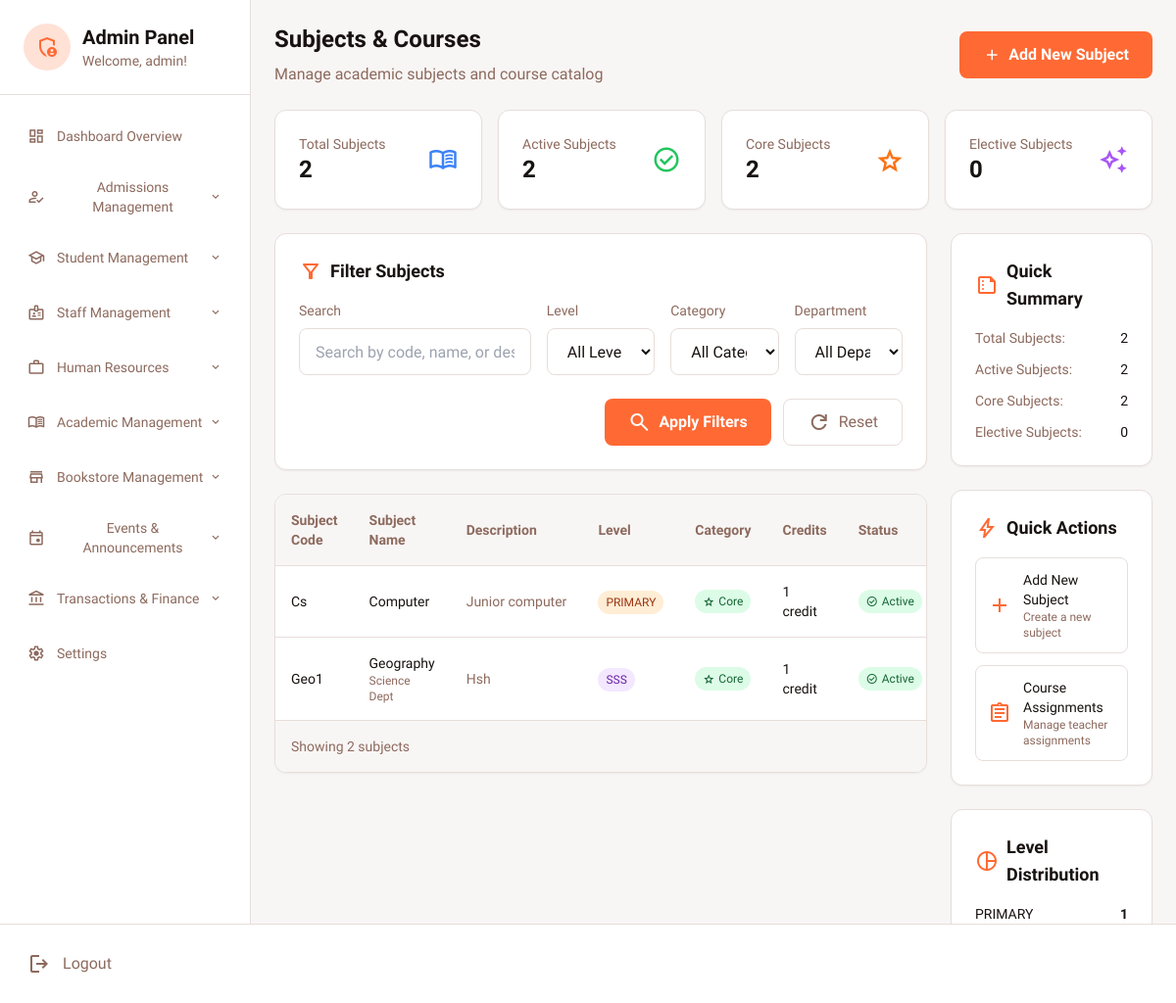
The app's page /admin_dashboard.php?page=subjects (signed in) with its own data.
### tables this page shows
CREATE TABLE `subjects` (
  `id` int(11) NOT NULL,
  `subject_code` varchar(20) NOT NULL,
  `subject_name` varchar(100) NOT NULL,
  `description` text DEFAULT NULL,
  `category` enum('core','elective','extra_curricular') DEFAULT 'core',
  `level` enum('primary','jss','sss') DEFAULT NULL,
  `department` enum('science','art','commercial') DEFAULT NULL,
  `credits` int(11) DEFAULT 1,
  `status` enum('active','inactive') DEFAULT 'active',
  `created_at` timestamp NOT NULL DEFAULT current_timestamp()
);

### subjects_content.php (the view, shortened to what the rows shown need)
<?php
$db = getDBConnection();
$search = isset($_GET['search']) ? sanitize($_GET['search']) : '';
$level_filter = isset($_GET['level']) ? $_GET['level'] : '';
$category_filter = isset($_GET['category']) ? $_GET['category'] : '';
$department_filter = isset($_GET['department']) ? $_GET['department'] : '';
$query = "SELECT * FROM subjects WHERE 1=1";
$params = [];
$query .= " ORDER BY level, category, subject_name";
$stmt = $db->prepare($query);
$stmt->execute($params);
$subjects = $stmt->fetchAll();
?>
<div class="mb-6">
    <div class="flex flex-col lg:flex-row lg:items-center lg:justify-between">
        <div>
            <h1 class="text-2xl font-bold text-[#181210] mb-2">Subjects & Courses</h1>
        </div>
    </div>
</div>
<div class="grid grid-cols-1 lg:grid-cols-4 gap-6">
    <div class="lg:col-span-3">
        <section class="bg-white rounded-xl shadow-sm border border-[#e7deda] overflow-hidden">
            <?php if (empty($subjects)): ?>
                <div class="p-8 text-center text-[#8d6a5e]">
                    <span class="material-symbols-outlined text-4xl mb-2">menu_book</span>
                    <p class="text-lg font-medium">No subjects found</p>
                    <p class="text-sm mt-1"><?php echo !empty($search) || !empty($level_filter) || !empty($category_filter) || !empty($department_filter) ? 'Try adjusting your filters' : 'Get started by adding your first subject'; ?></p>
                    <?php if (empty($search) && empty($level_filter) && empty($category_filter) && empty($department_filter)): ?>
                        <button onclick="openCreateSubjectModal()" class="mt-4 inline-flex items-center h-12 px-6 rounded-lg bg-[#ff6933] text-white font-bold hover:bg-[#ff6933]/90 transition-colors">
                            <span class="material-symbols-outlined mr-2">add</span>
                            Add First Subject
                        </button>
                    <?php endif; ?>
                </div>
            <?php else: ?>
                <div class="overflow-x-auto">
                    <table class="w-full text-left">
                        <thead class="bg-[#f8f6f5] border-b border-[#e7deda]">
                            <tr>
                                <th class="p-4 text-sm font-semibold text-[#8d6a5e]">Subject Code</th>
                                <th class="p-4 text-sm font-semibold text-[#8d6a5e]">Subject Name</th>
                                <th class="p-4 text-sm font-semibold text-[#8d6a5e] hidden lg:table-cell">Description</th>
                                <th class="p-4 text-sm font-semibold text-[#8d6a5e]">Level</th>
                                <th class="p-4 text-sm font-semibold text-[#8d6a5e]">Category</th>
                                <th class="p-4 text-sm font-semibold text-[#8d6a5e] hidden md:table-cell">Credits</th>
                                <th class="p-4 text-sm font-semibold text-[#8d6a5e]">Status</th>
                            </tr>
                        </thead>
                        <tbody class="divide-y divide-[#e7deda]">
                            <?php foreach ($subjects as $subject): ?>
                            <tr class="hover:bg-[#f8f6f5] transition-colors">
                                <td class="p-4">
                                    <p class="text-sm font-medium text-[#181210]"><?php echo htmlspecialchars($subject['subject_code']); ?></p>
                                </td>
                                <td class="p-4">
                                    <p class="text-sm font-medium text-[#181210]"><?php echo htmlspecialchars($subject['subject_name']); ?></p>
                                    <?php if ($subject['department']): ?>
                                        <p class="text-xs text-[#8d6a5e]"><?php echo ucfirst($subject['department']); ?> Dept</p>
                                    <?php endif; ?>
                                </td>
                                <td class="p-4 hidden lg:table-cell">
                                    <p class="text-sm text-[#8d6a5e] truncate max-w-xs"><?php echo htmlspecialchars($subject['description'] ?: 'No description'); ?></p>
                                </td>
                                <td class="p-4">
                                    <span class="inline-flex items-center px-2 py-1 rounded-full text-xs font-medium
                                        <?php echo $subject['level'] === 'primary' ? 'bg-orange-100 text-orange-800' :
                                               ($subject['level'] === 'jss' ? 'bg-blue-100 text-blue-800' : 'bg-purple-100 text-purple-800'); ?>">
                                        <?php echo strtoupper($subject['level']); ?>
                                    </span>
                                </td>
                                <td class="p-4">
                                    <span class="inline-flex items-center px-2 py-1 rounded-full text-xs font-medium
                                        <?php echo $subject['category'] === 'core' ? 'bg-green-100 text-green-800' :
                                               ($subject['category'] === 'elective' ? 'bg-yellow-100 text-yellow-800' : 'bg-pink-100 text-pink-800'); ?>">
                                        <span class="material-symbols-outlined text-xs mr-1">
                                        </span>
                                        <?php echo ucfirst(str_replace('_', ' ', $subject['category'])); ?>
                                    </span>
                                </td>
                                <td class="p-4 hidden md:table-cell">
                                    <p class="text-sm text-[#181210] font-medium"><?php echo $subject['credits']; ?> credit<?php echo $subject['credits'] !== 1 ? 's' : ''; ?></p>
                                </td>
                                <td class="p-4">
                                    <form method="POST" class="inline">
                                        <button type="submit" name="toggle_status"
                                                class="inline-flex items-center px-2 py-1 rounded-full text-xs font-medium
                                                    <?php echo $subject['status'] === 'active' ? 'bg-green-100 text-green-800 hover:bg-green-200' : 'bg-red-100 text-red-800 hover:bg-red-200'; ?>
                                                    transition-colors cursor-pointer">
                                            <span class="material-symbols-outlined text-xs mr-1">
                                            </span>
                                            <?php echo ucfirst($subject['status']); ?>
                                        </button>
                                    </form>
                                </td>
                            </tr>
                            <?php endforeach; ?>
                        </tbody>
                    </table>
                </div>
            <?php endif; ?>
        </section>
    </div>
</div>

### records on screen
subjects: subject_code "Cs", subject_name "Computer", description "Junior computer", level "PRIMARY", category "Core", credits "1", status "Active"
subjects: subject_code "Geo1", subject_name "Geography", department "Science", description "Hsh", level "SSS", category "Core", credits "1", status "Active"

### other values on screen
$_SESSION['first_name'] "admin"
$item['title'] "Dashboard Overview"
$item['title'] "Admissions Management"
$item['title'] "Student Management"
$item['title'] "Staff Management"
$item['title'] "Human Resources"
$item['title'] "Academic Management"
$item['title'] "Bookstore Management"
$item['title'] "Events & Announcements"
$item['title'] "Transactions & Finance"
$item['title'] "Settings"
$total_subjects "2"
$active_subjects "2"
$core_subjects "2"
$elective_subjects "0"
